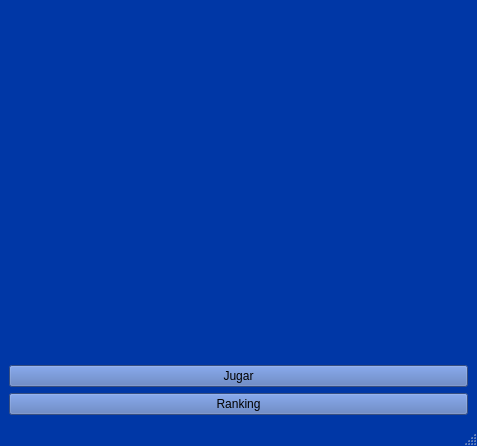
<?xml version="1.0" encoding="UTF-8"?>
<ui version="4.0">
 <class>MainWindow</class>
 <widget class="QMainWindow" name="MainWindow">
  <property name="geometry">
   <rect>
    <x>0</x>
    <y>0</y>
    <width>477</width>
    <height>446</height>
   </rect>
  </property>
  <property name="palette">
   <palette>
    <active>
     <colorrole role="Button">
      <brush brushstyle="SolidPattern">
       <color alpha="255">
        <red>0</red>
        <green>143</green>
        <blue>214</blue>
       </color>
      </brush>
     </colorrole>
     <colorrole role="Base">
      <brush brushstyle="SolidPattern">
       <color alpha="255">
        <red>0</red>
        <green>55</green>
        <blue>166</blue>
       </color>
      </brush>
     </colorrole>
     <colorrole role="Window">
      <brush brushstyle="SolidPattern">
       <color alpha="255">
        <red>0</red>
        <green>55</green>
        <blue>166</blue>
       </color>
      </brush>
     </colorrole>
    </active>
    <inactive>
     <colorrole role="Button">
      <brush brushstyle="SolidPattern">
       <color alpha="255">
        <red>0</red>
        <green>143</green>
        <blue>214</blue>
       </color>
      </brush>
     </colorrole>
     <colorrole role="Base">
      <brush brushstyle="SolidPattern">
       <color alpha="255">
        <red>0</red>
        <green>55</green>
        <blue>166</blue>
       </color>
      </brush>
     </colorrole>
     <colorrole role="Window">
      <brush brushstyle="SolidPattern">
       <color alpha="255">
        <red>0</red>
        <green>55</green>
        <blue>166</blue>
       </color>
      </brush>
     </colorrole>
    </inactive>
    <disabled>
     <colorrole role="Button">
      <brush brushstyle="SolidPattern">
       <color alpha="255">
        <red>0</red>
        <green>143</green>
        <blue>214</blue>
       </color>
      </brush>
     </colorrole>
     <colorrole role="Base">
      <brush brushstyle="SolidPattern">
       <color alpha="255">
        <red>0</red>
        <green>55</green>
        <blue>166</blue>
       </color>
      </brush>
     </colorrole>
     <colorrole role="Window">
      <brush brushstyle="SolidPattern">
       <color alpha="255">
        <red>0</red>
        <green>55</green>
        <blue>166</blue>
       </color>
      </brush>
     </colorrole>
    </disabled>
   </palette>
  </property>
  <property name="windowTitle">
   <string>MainWindow</string>
  </property>
  <widget class="QWidget" name="centralwidget">
   <layout class="QGridLayout" name="gridLayout">
    <item row="0" column="0">
     <layout class="QHBoxLayout" name="horizontalLayout">
      <item>
       <layout class="QVBoxLayout" name="verticalLayout">
        <item>
         <widget class="QLabel" name="label_imagen">
          <property name="maximumSize">
           <size>
            <width>1276</width>
            <height>782</height>
           </size>
          </property>
          <property name="text">
           <string/>
          </property>
          <property name="scaledContents">
           <bool>true</bool>
          </property>
         </widget>
        </item>
        <item>
         <widget class="QPushButton" name="pushButton1">
          <property name="palette">
           <palette>
            <active>
             <colorrole role="Button">
              <brush brushstyle="SolidPattern">
               <color alpha="255">
                <red>78</red>
                <green>111</green>
                <blue>181</blue>
               </color>
              </brush>
             </colorrole>
             <colorrole role="Light">
              <brush brushstyle="SolidPattern">
               <color alpha="255">
                <red>126</red>
                <green>126</green>
                <blue>189</blue>
               </color>
              </brush>
             </colorrole>
             <colorrole role="Midlight">
              <brush brushstyle="SolidPattern">
               <color alpha="255">
                <red>143</red>
                <green>143</green>
                <blue>143</blue>
               </color>
              </brush>
             </colorrole>
             <colorrole role="Base">
              <brush brushstyle="SolidPattern">
               <color alpha="255">
                <red>78</red>
                <green>111</green>
                <blue>181</blue>
               </color>
              </brush>
             </colorrole>
             <colorrole role="Window">
              <brush brushstyle="SolidPattern">
               <color alpha="255">
                <red>78</red>
                <green>111</green>
                <blue>181</blue>
               </color>
              </brush>
             </colorrole>
            </active>
            <inactive>
             <colorrole role="Button">
              <brush brushstyle="SolidPattern">
               <color alpha="255">
                <red>78</red>
                <green>111</green>
                <blue>181</blue>
               </color>
              </brush>
             </colorrole>
             <colorrole role="Light">
              <brush brushstyle="SolidPattern">
               <color alpha="255">
                <red>126</red>
                <green>126</green>
                <blue>189</blue>
               </color>
              </brush>
             </colorrole>
             <colorrole role="Midlight">
              <brush brushstyle="SolidPattern">
               <color alpha="255">
                <red>143</red>
                <green>143</green>
                <blue>143</blue>
               </color>
              </brush>
             </colorrole>
             <colorrole role="Base">
              <brush brushstyle="SolidPattern">
               <color alpha="255">
                <red>78</red>
                <green>111</green>
                <blue>181</blue>
               </color>
              </brush>
             </colorrole>
             <colorrole role="Window">
              <brush brushstyle="SolidPattern">
               <color alpha="255">
                <red>78</red>
                <green>111</green>
                <blue>181</blue>
               </color>
              </brush>
             </colorrole>
            </inactive>
            <disabled>
             <colorrole role="Button">
              <brush brushstyle="SolidPattern">
               <color alpha="255">
                <red>78</red>
                <green>111</green>
                <blue>181</blue>
               </color>
              </brush>
             </colorrole>
             <colorrole role="Light">
              <brush brushstyle="SolidPattern">
               <color alpha="255">
                <red>126</red>
                <green>126</green>
                <blue>189</blue>
               </color>
              </brush>
             </colorrole>
             <colorrole role="Midlight">
              <brush brushstyle="SolidPattern">
               <color alpha="255">
                <red>143</red>
                <green>143</green>
                <blue>143</blue>
               </color>
              </brush>
             </colorrole>
             <colorrole role="Base">
              <brush brushstyle="SolidPattern">
               <color alpha="255">
                <red>78</red>
                <green>111</green>
                <blue>181</blue>
               </color>
              </brush>
             </colorrole>
             <colorrole role="Window">
              <brush brushstyle="SolidPattern">
               <color alpha="255">
                <red>78</red>
                <green>111</green>
                <blue>181</blue>
               </color>
              </brush>
             </colorrole>
            </disabled>
           </palette>
          </property>
          <property name="styleSheet">
           <string notr="true">background-color:rgb(78, 111, 181);</string>
          </property>
          <property name="text">
           <string>Jugar</string>
          </property>
         </widget>
        </item>
        <item>
         <widget class="QPushButton" name="pushButton2">
          <property name="styleSheet">
           <string notr="true">background-color:rgb(78, 111, 181);</string>
          </property>
          <property name="text">
           <string>Ranking</string>
          </property>
         </widget>
        </item>
       </layout>
      </item>
     </layout>
    </item>
   </layout>
  </widget>
  <widget class="QMenuBar" name="menubar">
   <property name="geometry">
    <rect>
     <x>0</x>
     <y>0</y>
     <width>477</width>
     <height>21</height>
    </rect>
   </property>
  </widget>
  <widget class="QStatusBar" name="statusbar"/>
 </widget>
 <resources/>
 <connections/>
</ui>
